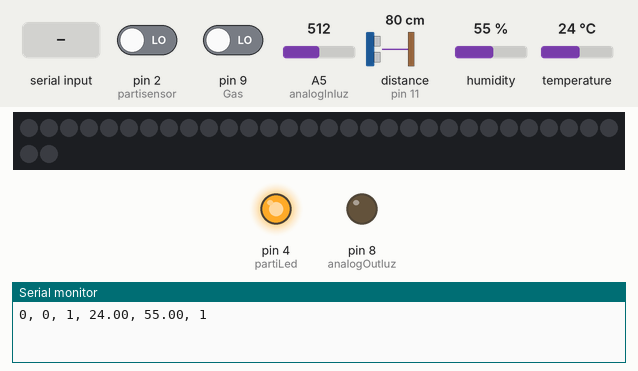
This sketch was run on a simulated Arduino Uno, built with avr-gcc and run on an emulated ATmega328P. Parts: 32 RGB LEDs in strip order, left to right, continuing on the next row, output pins drawn as LEDs (lit = HIGH), the last lines printed to the serial monitor. Wiring (inferred from the names in the program): ultrasonic range finder: trigger pin 10; echo pin 11. Inputs (shaded band) come from the test bench; at power-on: A5 (analogInluz) = 512, pin 2 (partisensor) LOW, pin 9 (Gas) LOW, distance to the obstacle (sensor on pin 11) 80 cm, humidity 55 %, temperature 24 °C. The echo pulse lasts 58.3 µs per cm; pins used as bus, display or sensor lines are not drawn.

Above: at 1.2 s.
1.3 s: "4" received over Serial
At 3.22 s:
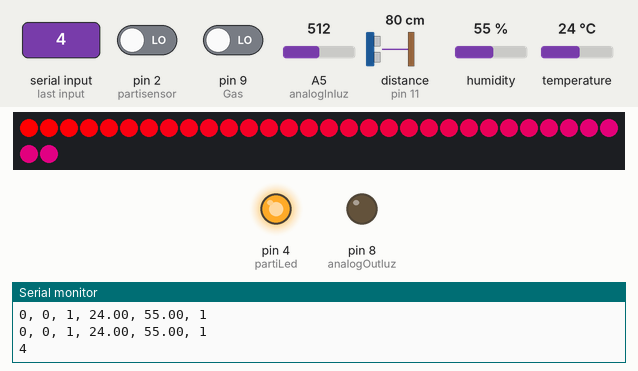
5.5 s: "0" received over Serial
8.3 s: "1" received over Serial
12.2 s: "2" received over Serial
At 14.6 s:
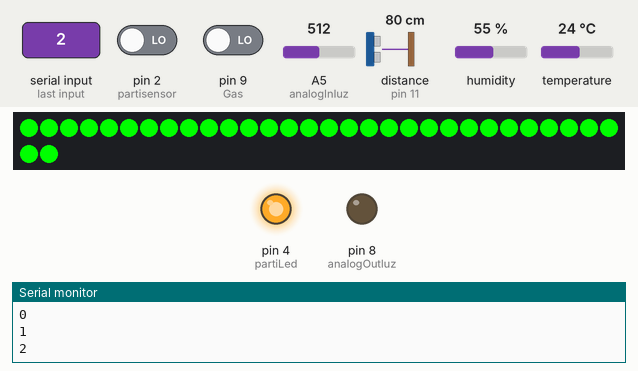
14.7 s: A5 (analogInluz) set to 521
At 16.4 s:
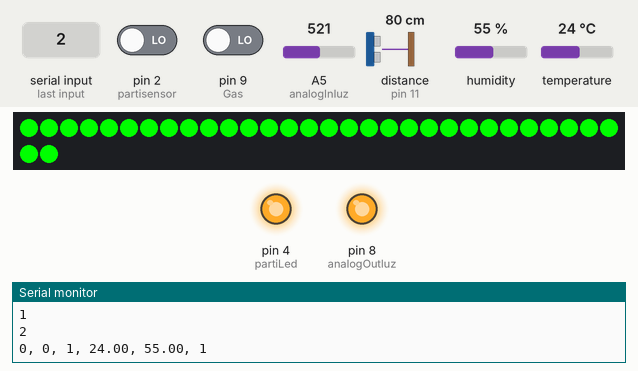
16.8 s: "0" received over Serial
At 18.9 s:
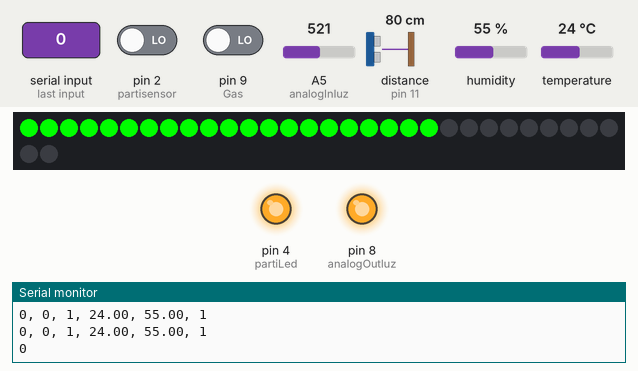
Timing chart, 0 to 20.4 s (numbered marks = the images above; inputs shaded):
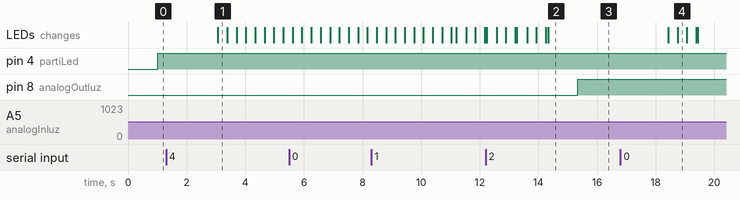

The sketch:

Proyecto.ino
```cpp
//Agregar librerias necesarias
#include <Adafruit_NeoPixel.h>
#include <DHT.h>               	//Para el sensor DHT
#include <DHT_U.h>             	//Para el sensor DHT

//Declaracion de variables globales
int Gas = 9;                		//Pin del sensor de gas
int redLed = 7;             		//Pin del led asociado al sensor de gas
int partisensor = 2;        		//Pin del sensor de particulas finas
int partiLed = 4;           		//Pin del led asociado a particulas finas
int TRIG = 10;             	 	//Pin del trigger en el puerto 10
int ECO = 11;               		//Pin del eco en el puerto 11
const int analogInluz = A5; 	//Pin analogico de entrada para el sensor de luz
const int analogOutluz = 8; 	//Pin analogico de salida para el sensor de luz

int sensorValue = 0;        //Valor obtenido del sensor de luz
int outputValue = 0;        //Valor que se muestra del sensor de luz
String luz;                 	//Variable para el uso del foco
int tiempo;                	//Variable para calcular el tiempo en el sensor de ultrasonido
int dis;                   	//Variable para calcular la distancia en el sensor de ultrasonido
String alarmaSeg;          	//Variable para la alarma del sensor de ultrasonido
String alarmaIn;            	//Variable para la alarma del sensor de gas
String alarmaPart;         	//Variable para la alarma del sensor de particulas finas
String temperatura;       	//Variable para calcular la temperatura en el dht
String humedad;           	//Variable para calcular el porcentaje de humedad en el dht
char input;               	//Variable para la entrada de datos por el monitor serial

//Definiciones de variables
#define DHTPIN  12
#define DHTTYPE DHT11
#define PIN     3     	//Pin
#define N_LEDS  32    	//Numero de leds

DHT_Unified dht(DHTPIN, DHTTYPE);
Adafruit_NeoPixel strip = Adafruit_NeoPixel(N_LEDS, PIN, NEO_GRB + NEO_KHZ800);


//SET UP    --- Codigo a ejecutarse una vez
void setup() {
  Serial.begin(9600);           //Puerto serial con velocidad de transmision de 9600 baudios

  dht.begin();                  		//Inicia el sensor dht
  strip.begin();                		//Inicia el strip
  pinMode(Gas, INPUT);          	//Establece como entrada el pin del sensor de gas
  pinMode(TRIG, OUTPUT);     	//Establece como salida el pin del trigger
  pinMode(ECO, INPUT);          	//Establece como entrada el pin del eco
  pinMode(partiLed, OUTPUT);    //Establece como salida el pin del led asociado al sensor de particulas finas
  pinMode(partisensor, INPUT);  //Establece como entrada el pin del sensor de particulas finas

  sensor_t sensor;                        		//Crea una variable sensor para el sensor dht
  dht.temperature().getSensor(&sensor);  //Para obtener la temperatura del sensor dht
  dht.humidity().getSensor(&sensor);      	//Para obtener la humedad del sensor dht
}


//LOOP    --- Codigo a ejecutarse continuamente
void loop() {
  //Sensor de luz --------------------------------------------------------------------------------------
  sensorValue = analogRead(analogInluz);            //Lectura del sensor de luz
  outputValue = map(sensorValue, 0, 1023, 0, 255);  //Mapea el valor de salida
  analogWrite(analogOutluz, outputValue);           //Asignarlo al rango de la salida analógica

  if (outputValue <= 200){    	//Si el valor de salida (en esta caso luz) es menor a 200
    luz = "1";                    		//Se activa el foco
  }
  else {                      		//Caso contrario
    luz = "0";                    		//Se mantiene apagado
  }


  //Ultrasonido ----------------------------------------------------------------------------------------
  digitalWrite(TRIG, HIGH);     	//Emisión del pulso
  delay(1);                     		//Retraso de 1 ms
  digitalWrite(TRIG, LOW);      	//Se deja de emitir el pulso
  tiempo = pulseIn(ECO, HIGH);  //Con función pulseIn se espera un pulso
  dis = 1 + tiempo / 58.2;      	//Ecuación para convertir el valor de duracion en una distancia dada en cm

  if(dis <= 50){              	//Si la distancia es menor a 50
    alarmaSeg = "1";              	//La alarma se activara
  }
  else {                      	//Caso contrario
    alarmaSeg = "0";             	//Se mantendra apagada
  }


  //Gas ------------------------------------------------------------------------------------------------
  if(digitalRead(Gas) == HIGH){//Si la lectura del gas es ALTA (haciendo referencia a fuga)
    alarmaIn = "1";                     		//Se activara la alarma
    digitalWrite(6, LOW);               	//Se apagara el led del pin 6
    digitalWrite(7, HIGH);              	//Se prendera el led del pin 7
  }
  else {                            		//Caso contrario
    alarmaIn = "0";                     //La alarma permanecera apagada
    digitalWrite(6, HIGH);              	//Se prendera el led del pin 6
    digitalWrite(7, LOW);               	//Se apagara el led del pin 7
  }


  //Temperatura humedad --------------------------------------------------------------------------------
  //Humedad
  sensors_event_t event;                	//Crea una variable sensor para el sensor dht
  dht.humidity().getEvent(&event);      	//Para obtener la humedad del sensor dht
  humedad = event.relative_humidity;    	//Se asigna ese valor a otra variable

  //Temperatura
  dht.temperature().getEvent(&event);   	//Para obtener la temperatura del sensor dht
  temperatura = event.temperature;      	//Se asigna ese valor a otra variable
  delay(10);                            		//Retraso de 10 ms


  //Partículas finas -----------------------------------------------------------------------------------
  int particulas = pulseIn(partisensor,LOW);      	//Obtiene la cantidad de particulas
  float ratio = particulas / 1000.0;              	//Calcula el ratio (en milisegundos)
  //Se convierte (en este caso se aproximo lo mejor posible)
  int concentration = ((1.1*pow(ratio,3)-3.8*pow(ratio,2))/5)+((1.1*pow(ratio,3)-3.8*pow(ratio,2))/500)-((1.1*pow(ratio,3)-3.8*pow(ratio,2))/35); // calcular la concentración de partículas en el aire (en pcs/0.01cf)

  if (concentration < 1000){   	//Si la concentracion es menor a 1000
    alarmaPart = "1";                         	//Se activara la alarma
    digitalWrite(partiLed, HIGH);             //Se prendera el led del pin partiLed definido previamente
  }
  else {                                  	//Caso contrario
    alarmaPart = "0";                         	//Se apagara la alarma
    digitalWrite(partiLed, LOW);              //Se apagara el led del pin partiLed definido previamente
  }
  delay(10);                              	//Retraso de 10 ms


  //Impresion en el monitor serial
  Serial.println(alarmaIn + ", " + alarmaSeg + ", " + luz + ", " + temperatura + ", " + humedad + ", " + alarmaPart);


  //Impresion que se realizaba previamente, pero tuvo que cambiarse para hacer mas sencilla la parte de Node-Red

  /*
  Serial.println("------------------------------------------------------------------------------------");
  Serial.println("                              Estado de los sensores");
  Serial.println();

  Serial.print("   Alarma de fuga de gas: ");
  if(alarmaIn == "0"){
    Serial.println("Apagada");
  }
  else {
    Serial.println("Encendida");
  }

  Serial.print("   Puerta: ");
  if(alarmaSeg == "0"){
    Serial.println("Cerrada");
  }
  else {
    Serial.println("Abierta");
  }

  Serial.print("   Foco: ");
  if(luz == "0"){
    Serial.println("Apagado");
  }
  else {
    Serial.println("Encendido");
  }

  Serial.println("   Temperatura: " + temperatura);
  Serial.println("   Humedad: " + humedad);

  // Esto estaba comentado
  // Serial.print("Ratio : ");
  // Serial.println(ratio);
  // Serial.print("Duracion : ");
  // Serial.println(particulas);

  Serial.print("   Alarma de Particulas finas por litro (pcs/L): ");
  if(alarmaPart == "0"){
    Serial.println("Apagada");
  }
  else {
    Serial.println("Encendida");
  }
  Serial.println("------------------------------------------------------------------------------------");
  Serial.println();
  Serial.println();
  Serial.println();
  */

  //Encender leds --------------------------------------------------------------------------------------
  while (Serial.available() > 0){	//Mientras la entrada del monitor serial sea mayor a 0
    input = Serial.read();                          	//Se leera el valor ingresado
    Serial.println(input);                          	//Se imprimira dicho valor
    if(input == '0'){                               	//Si el valor es 0
      chase(strip.Color(0, 0, 0));                      	//Estaran apagados
    }
    if(input == '1'){                               	//Si el valor es 1
      chase(strip.Color(0, 0, 255));                    	//Seran de color azul
    }
    if(input == '2'){                               	//Si el valor es 2
      chase(strip.Color(0, 255, 0));                    	//Seran de color verde
    }
    if(input == '3'){                               	//Si el valor es 3
      chase(strip.Color(255, 0, 0));                    	//Seran de color rojo
    }
    if(input == '4'){                               	//Si el valor es 4
      rainbow(30);                                      		//Seran de los colores del arcoiris
    }
  }
  delay(1000);                                      	//Retraso de 1 s
}


//Funciones para leds
static void chase(uint32_t c){
  for(uint16_t i = 33; i > 0; i--){
    strip.setPixelColor(i - 1, c);  //Dibuja un nuevo pixel
    strip.show();
    delay(30);
  }
}

void rainbow(uint8_t wait){
  uint16_t i, j;

  for(j = 0; j < 256; j++){
    for (i = 0; i < strip.numPixels(); i++){
      strip.setPixelColor(i, Wheel((i*1+j) & 255));
    }
    strip.show();
    delay(wait);
  }
}

//Ingresa un valor de 0 a 255 para obtener un valor de color
//Los colores son una transición r-g-b de vuelta a r (rojo)
uint32_t Wheel(byte WheelPos){
  if (WheelPos > 85){
    return strip.Color(WheelPos * 3, 255 - WheelPos * 3, 0);
  }
  else {
    if (WheelPos <170){
      WheelPos -= 85;
      return strip.Color(255 - WheelPos * 3, 0, WheelPos * 3);
    }
    else {
      WheelPos -= 170;
      return strip.Color(0, WheelPos * 3, 255 - WheelPos * 3);
    }
  }
}
```

Measured:
- the behaviour switches between 513 and 514 on A5 (analogInluz) (found by bisection; images 2 and 3)
- after the input at 1.3 s, the LEDs: change after 1.8 s (image 1)
- after the input at 12.2 s, the LEDs: first differ from a run without the input after 1.4 s (image 2 shows a later state)
- after the input at 14.7 s, pin 8 (analogOutluz): LOW → HIGH after 0.64 s
- after the input at 16.8 s, the LEDs: first change after 1.6 s (image 4 shows a later state)
